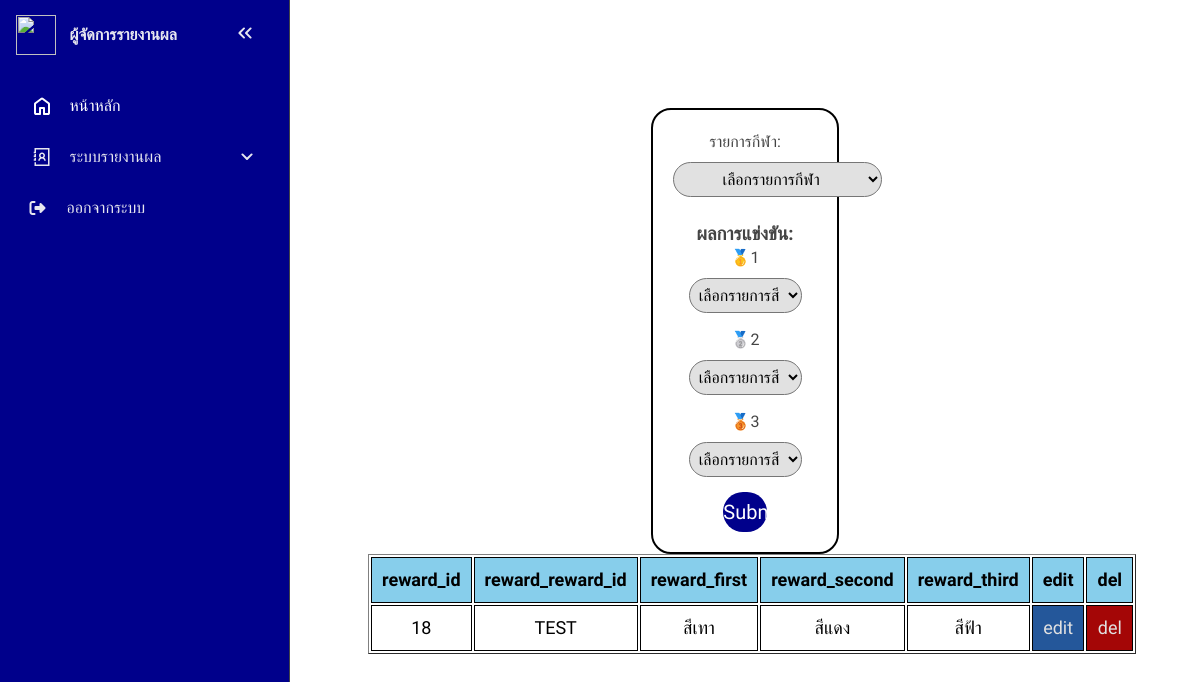
The page /admin_report.php?page=reward&sub_page=view (signed in) on the database as committed earlier.
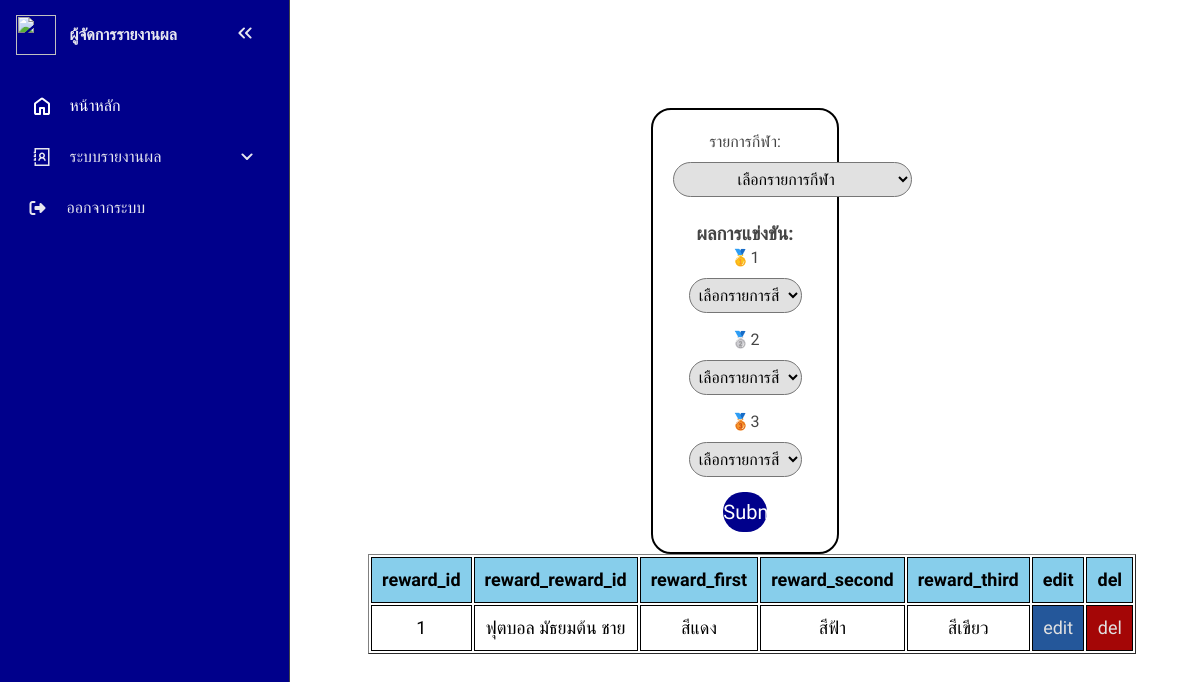
The same page on the database as committed later.
### tables this page shows
CREATE TABLE `reward` (
  `reward_id` int(6) NOT NULL,
  `reward_sport_id` int(11) NOT NULL,
  `reward_first` int(2) NOT NULL,
  `reward_second` int(2) NOT NULL,
  `reward_third` int(2) NOT NULL
);

CREATE TABLE `sports` (
  `sport_id` int(11) NOT NULL,
  `sport_name` varchar(128) NOT NULL,
  `sport_type` varchar(64) NOT NULL,
  `sport_degree` varchar(16) NOT NULL,
  `sport_gender` varchar(8) NOT NULL,
  `sport_amount` int(2) NOT NULL,
  `sport_note` varchar(256) NOT NULL
);

CREATE TABLE `colors` (
  `color_id` int(2) NOT NULL,
  `color_name` varchar(128) NOT NULL,
  `color_color` varchar(32) NOT NULL,
  `color_president` varchar(32) NOT NULL,
  `color_vice-president` varchar(32) NOT NULL,
  `color_id_user` int(6) NOT NULL
);

### conn.php (called while the page is built, shortened)
<?php
function color_color($id_color, $conn) {
    $sql_find_color_color = "SELECT `color_color` FROM `colors` WHERE `color_id_user` = $id_color";
    $result_find_colors_name = mysqli_query($conn, $sql_find_color_color);
    if (mysqli_num_rows($result_find_colors_name) > 0) {
        $row_find_colors_name = mysqli_fetch_assoc($result_find_colors_name);
        return $row_find_colors_name['color_color'];
    }
    return "N/A";
}
function sport_name($id_sport, $conn) {
    $sql_find_sport_name = "SELECT `sport_name` FROM `sports` WHERE `sport_id` = $id_sport";
    $result_find_sports_name = mysqli_query($conn, $sql_find_sport_name);
    if (mysqli_num_rows($result_find_sports_name) > 0) {
        $row_find_sports_name = mysqli_fetch_assoc($result_find_sports_name);
        return $row_find_sports_name['sport_name'];
    }
    return "N/A";
}
?>

### admin_report/add/add_report_sport.php (the view, shortened to what this page needs)
 <link rel="stylesheet"  href="element/styles_admin_sport.css">
<body>
	<center>
	<div class="add_sport_all">
	<form method="post" >
  			<label>รายการกีฬา:</label>
  			<select name="reward_sport_id" style="margin-bottom: 25px;" class="select_box">
          <option value="">เลือกรายการกีฬา</option>
  			</select>
        <h3>ผลการแข่งขัน:</h3>
  			<label>🥇1</label>
  			<select name="reward_color_1st" style="margin-bottom: 15px;" class="select_box">
          <option value="">เลือกรายการสี</option>
  			</select>
        <br>
        <label>🥈2</label>
  			<select name="reward_color_2nd" style="margin-bottom: 15px;" class="select_box">
          <option value="">เลือกรายการสี</option>
        </select>
        <br>
              <label>🥉3</label>
  			<select name="reward_color_3rd" style="margin-bottom: 15px;" class="select_box">
          <option value="">เลือกรายการสี</option>
        </select>
        <br>
		<input type="submit" name="add_reward" class="btn">
	</form>
	</div>
	</center>
</body>

### admin_report/view/view_report_sport.php
<center>
<table border="1px">
	<tr>
		<th>reward_id</th>
		<th>reward_reward_id</th>
		<th>reward_first</th>
		<th>reward_second</th>
		<th>reward_third</th>
		<th>edit</th>
		<th>del</th>
	</tr>
<?php
$sql_find_rewards = "SELECT * FROM `reward`";
$result_find_rewards = mysqli_query($conn, $sql_find_rewards);
if (mysqli_num_rows($result_find_rewards) > 0) {
    while ($row_find_rewards = mysqli_fetch_assoc($result_find_rewards)) {
        echo "<tr>
                <td>" . $row_find_rewards['reward_id'] . "</td>
                <td>" . sport_name($row_find_rewards['reward_sport_id'], $conn) . "</td>
                <td>" . color_color($row_find_rewards['reward_first'], $conn) . "</td>
                <td>" . color_color($row_find_rewards['reward_second'], $conn) . "</td>
                <td>" . color_color($row_find_rewards['reward_third'], $conn) . "</td>
                <td class='edit'><a href=\"admin_report.php?page=reward&sub_page=edit&reward_id=" . $row_find_rewards['reward_id'] . "\">edit</a></td>
                <td class='del'><a href=\"admin_report.php?page=reward&sub_page=del&reward_id=" . $row_find_rewards['reward_id'] . "\">del</a></td>
              </tr>";
    }
} else {
    echo "No reward found...";
}
?>
</table>
</center>

Rows that differ between the two databases and show on the page:
removed reward: reward_id "18", reward_sport.sport_name "TEST", reward_first.color_color "สีเทา", reward_second.color_color "สีแดง", reward_third.color_color "สีฟ้า"
added reward: reward_id "1", reward_sport.sport_name "ฟุตบอล มัธยมต้น ชาย", reward_first.color_color "สีแดง", reward_second.color_color "สีฟ้า", reward_third.color_color "สีเขียว"
